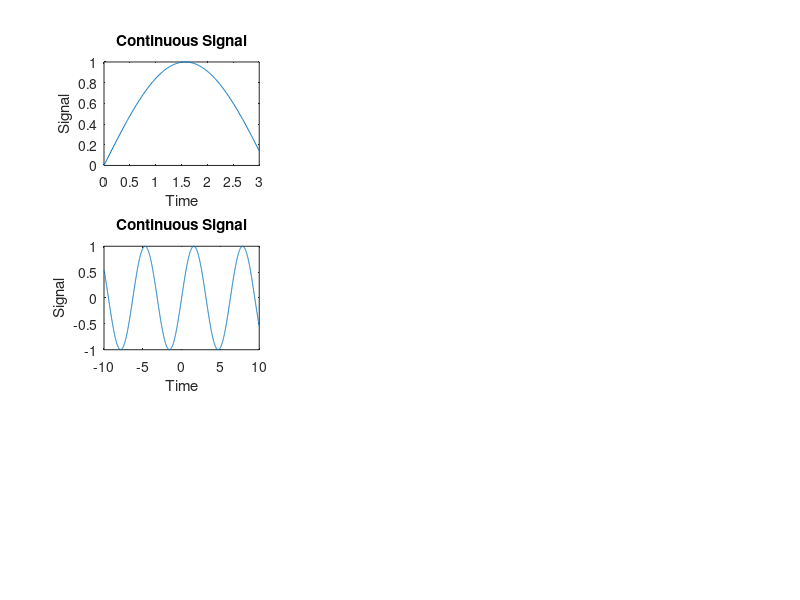

The MATLAB script that drew this image:
clc; 
clear all;
close all;
t=0:0.01:3;
x=sin(t);

subplot(3,3,1);
plot(t,x);
xlabel('Time');
ylabel('Signal');
title('Continuous Signal');

%Continuous time signal where t  and sine value change

t1=-10:0.01:10;
x1=sin(t1);

subplot(3,3,4);
plot(t1,x1);
xlabel('Time');
ylabel('Signal');
title('Continuous Signal');
